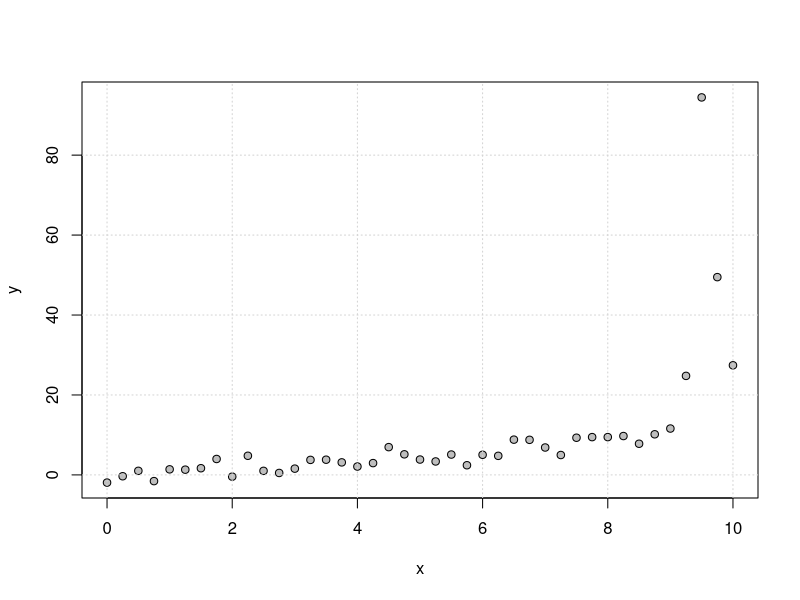
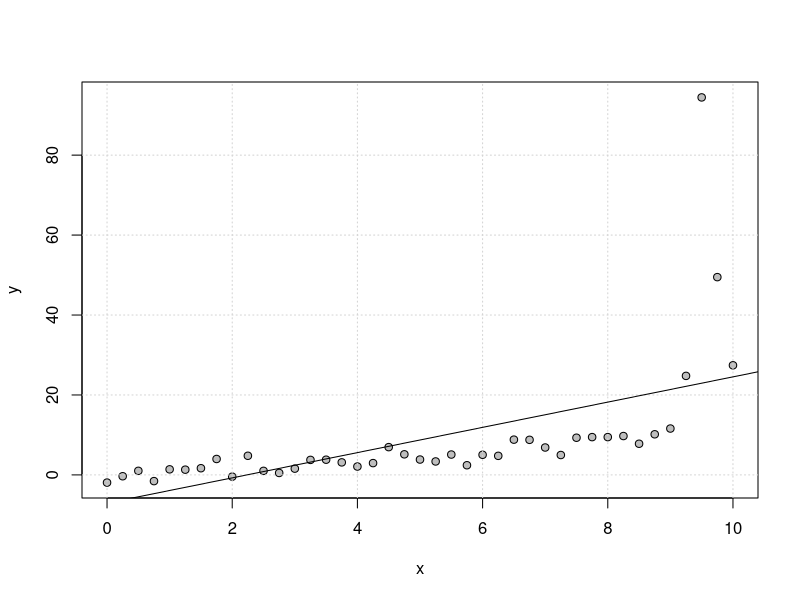
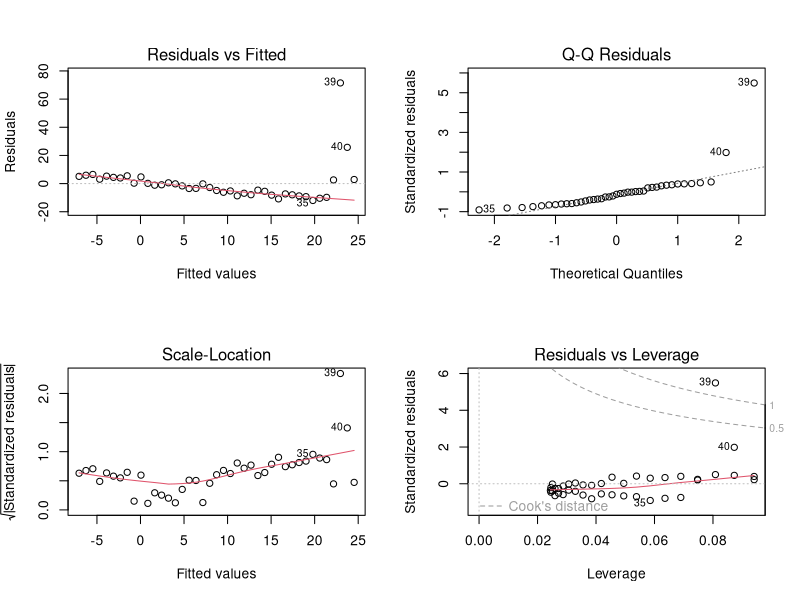
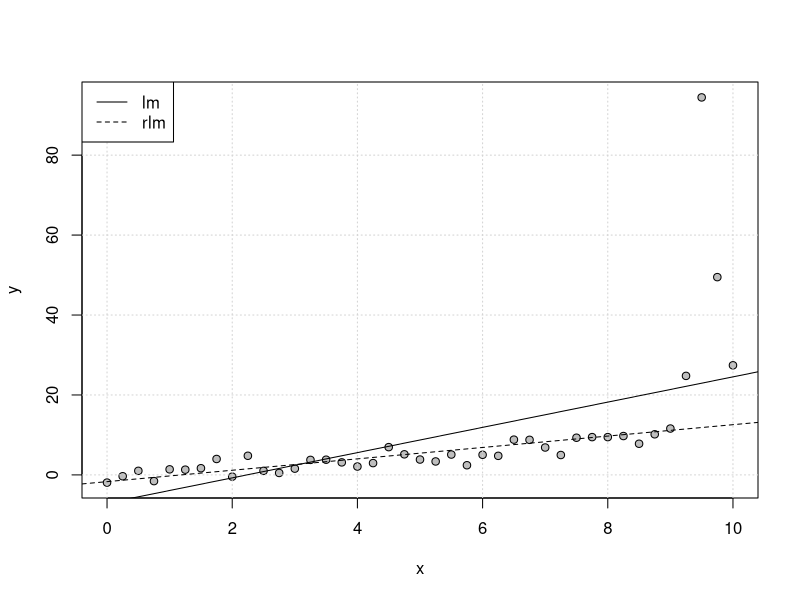
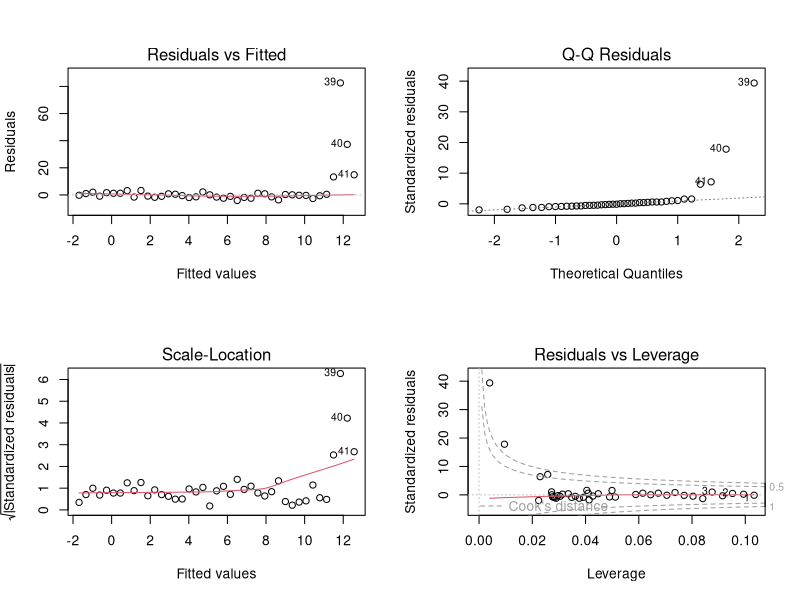
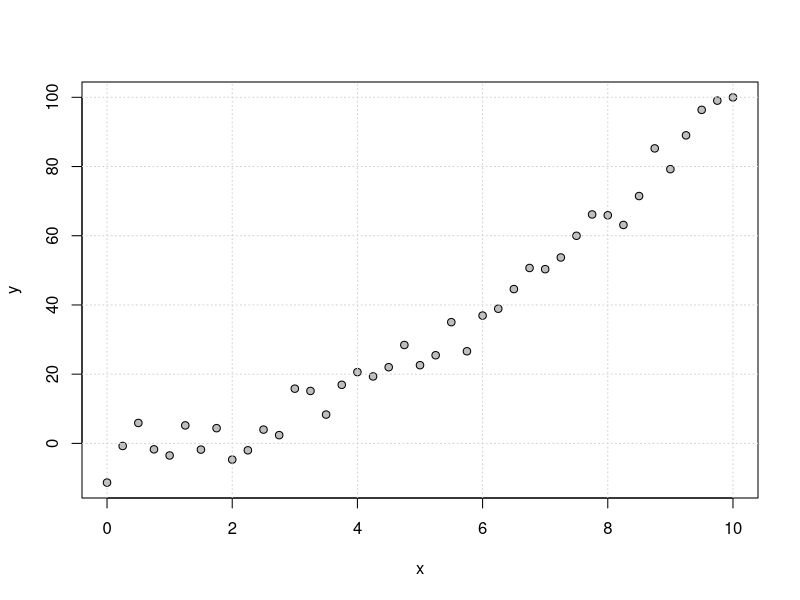
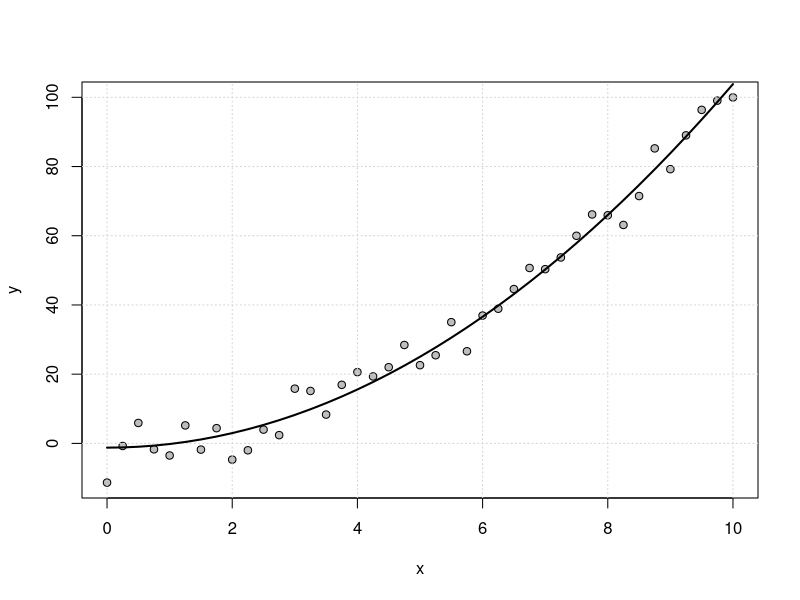
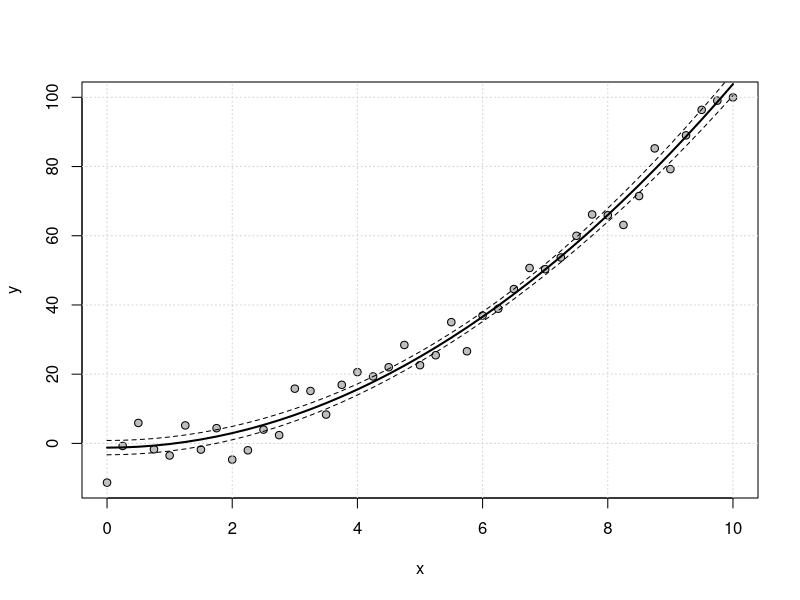

Reproduce these figures in R, in order.
## ---- chunk 1
set.seed(3)   # makes it reproducible
x <- seq(0, 10, 0.25)
ep <- rnorm(x, sd=2)
II <- c(38:41)
ep[II] <- abs(rnorm(II, sd=50))
y <- x + ep
plot(x, y, pch=21, bg='grey')
grid()
## ---- chunk 2
m1 <- lm(y ~ x)
plot(x, y, pch=21, bg='grey')
grid()
abline(m1)
## ---- chunk 3
m1
summary(m1)
## ---- chunk 4
par(mfrow=c(2,2))
plot(m1)
## ---- chunk 5
library(MASS)
m2 <- rlm(y ~ x)
par(mfrow=c(1,1))
plot(x, y, pch=21, bg='grey')
grid()
abline(m1)
abline(m2, lty=2)
legend('topleft', c('lm', 'rlm'), lty=1:2)
## ---- chunk 6
par(mfrow=c(2,2))
plot(m2)
## ---- chunk 7
par(mfrow=c(1,1))
x <- seq(0, 10, 0.25)
ep <- rnorm(x, sd=5)
y <- x^2 + ep
plot(x, y, pch=21, bg='grey')
grid()
## ---- chunk 8
m3 <- lm(y ~ I(x^2))
summary(m3)
## ---- chunk 9
mpoly2 <- lm(y ~ poly(x, 2))
summary(mpoly2)
## ---- chunk 10
y.pred <- predict(m3)
plot(x, y, pch=21, bg='grey')
grid()
lines(x, y.pred, lwd=2)
## ---- chunk 11
confint(m3)
## ---- chunk 12
y.pred <- predict(m3, interval = 'confidence')
str(y.pred)
plot(x, y, pch=21, bg='grey')
grid()
lines(x, y.pred[,1], lwd=2)
lines(x, y.pred[,2], lty=2)
lines(x, y.pred[,3], lty=2)
